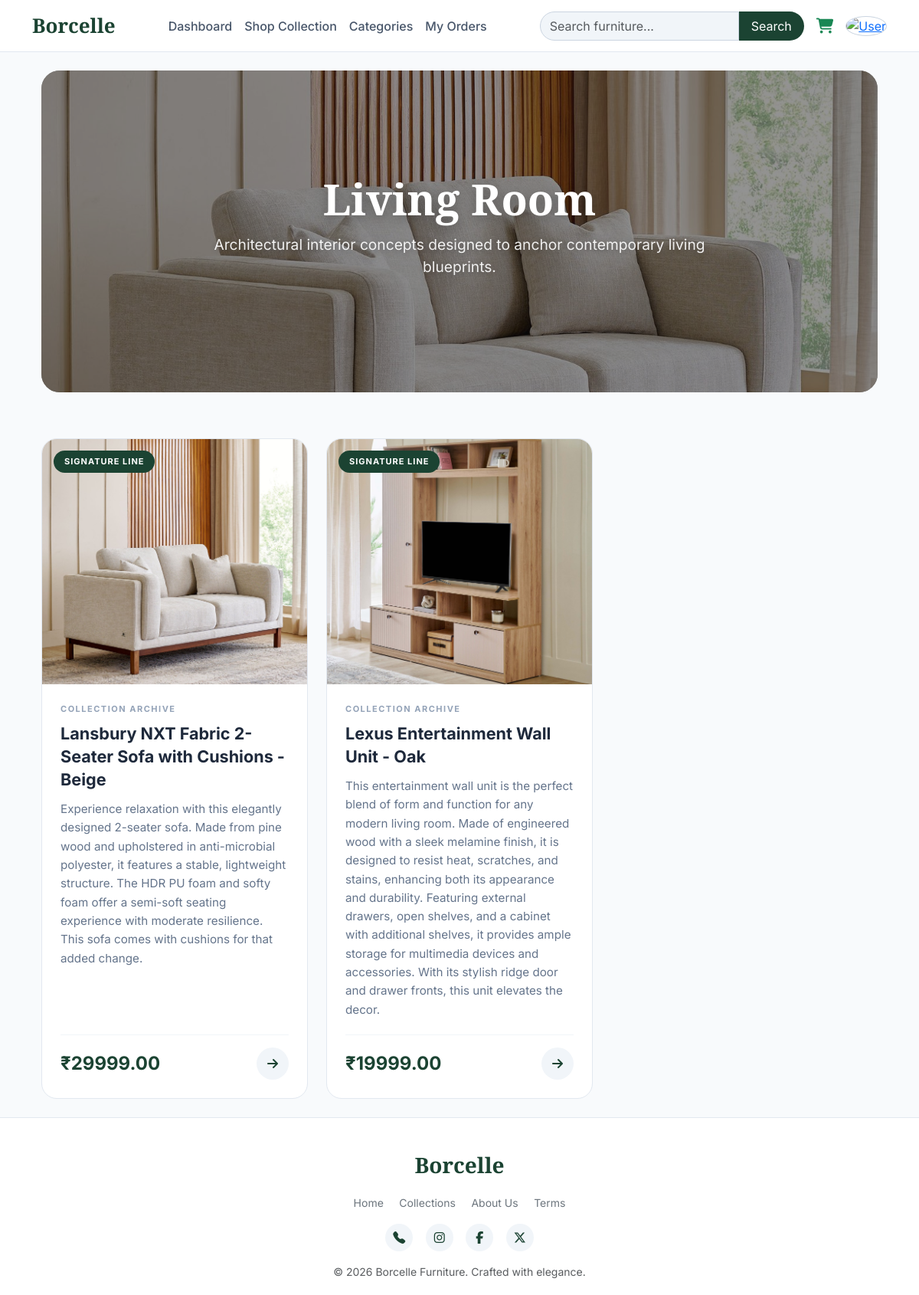
Screenshot of /customer/customer/category/2/Living Room/ (signed in) with the database file from the repository.
### adminApp/models.py (models this page shows)
class Category(models.Model):
    category_id = models.AutoField(primary_key=True)
    category_name = models.CharField(max_length=50)
    category_image = models.ImageField(upload_to='category_image/', null=True, blank=True)

class Product(models.Model):
    ProductId = models.AutoField(primary_key=True)
    ProductName = models.CharField(max_length=200)
    ProductDescription = models.TextField()
    ProductImage = models.ImageField(upload_to='products/', null=True, blank=True)
    ProductPrice = models.DecimalField(max_digits=10, decimal_places=2)
    stock = models.IntegerField(default=0)
    category = models.ForeignKey(Category, on_delete=models.CASCADE, related_name='products')

### customerApp/views.py (the view)
def categoryView(request, category_id, category_name=None):
    category = Category.objects.get(category_id=category_id)
    products = Product.objects.filter(category=category)
    return render(request, 'Customer/categoryView.html', {
        'category': category,
        'products': products
    })

### templates/Customer/categoryView.html (shortened to what this page needs)
{% extends "customerHeader.html" %}
{% block content %}
<div class="container">
    <div class="cat-hero">
        {% if category.category_image %}
            <img src="{{ category.category_image.url }}" class="cat-hero-img" alt="{{ category.category_name }}">
        {% else %}
            <img src="https://images.unsplash.com/photo-1600210492486-724fe5c67fb0?q=80&w=1600" class="cat-hero-img" alt="Ambient Furniture Concept">
        {% endif %}
        <div class="cat-hero-content">
            <h1>{{ category.category_name }}</h1>
            <p>Architectural interior concepts designed to anchor contemporary living blueprints.</p>
        </div>
    </div>
    <div class="row g-4">
        {% for product in products %}
        <div class="col-md-6 col-lg-4">
            <a href="{% url 'productdetails' id=product.ProductId name=product.ProductName %}" class="text-decoration-none">
                <div class="product-card-detailed">
                    <div class="prod-img-wrap">
                        {% if product.ProductImage %}
                            <img src="{{ product.ProductImage.url }}" alt="{{ product.ProductName }}">
                        {% else %}
                            <img src="https://images.unsplash.com/photo-1586023492125-27b2c045efd7?q=80&w=600" alt="Placeholder Asset">
                        {% endif %}
                        <span class="prod-badge">Signature Line</span>
                    </div>
                    <div class="prod-info-detailed">
                        <span class="prod-meta">Collection Archive</span>
                        <h3>{{ product.ProductName }}</h3>
                        <div class="prod-description">
                            {{ product.ProductDescription|default:"A masterfully crafted piece designed for modern architectural elegance and structural comfort." }}
                        </div>
                        <div class="prod-footer">
                            <span class="prod-price">₹{{ product.ProductPrice }}</span>
                            <div class="view-btn"><i class="fa-solid fa-arrow-right"></i></div>
                        </div>
                    </div>
                </div>
            </a>
        </div>
        {% empty %}
        <div class="col-12 text-center py-5">
            <h2 class="text-muted" style="font-family: 'Playfair Display', serif;">No pieces currently listed in this archetype gallery.</h2>
        </div>
        {% endfor %}
    </div>
</div>
{% endblock %}

### templates/customerHeader.html (style rules this page uses)
body { font-family: 'Inter', sans-serif; background: #f8fafc; color: #1e293b; display: flex; flex-direction: column; min-height: 100vh; margin: 0; }

### templates/Customer/categoryView.html (style rules this page uses)
.cat-hero { position: relative; height: 420px; width: 100%; border-radius: 24px; overflow: hidden; margin-bottom: 60px; display: flex; align-items: center; justify-content: center; background-color: #111; }
.cat-hero-img { position: absolute; inset: 0; width: 100%; height: 100%; object-fit: cover; object-position: center; opacity: 0.55; }
.cat-hero-content { position: relative; z-index: 2; text-align: center; color: #fff; max-width: 750px; padding: 0 20px; }
.cat-hero-content h1 { font-family: 'Playfair Display', serif; font-size: 3.5rem; font-weight: 700; margin-bottom: 12px; text-shadow: 0 4px 15px rgba(0,0,0,0.3); }
.cat-hero-content p { font-size: 1.2rem; opacity: 0.9; text-shadow: 0 2px 8px rgba(0,0,0,0.3); }
.product-card-detailed { background: #ffffff; border: 1px solid #e2e8f0; border-radius: 20px; overflow: hidden; display: flex; flex-direction: column; height: 100%; transition: all 0.3s cubic-bezier(0.4, 0, 0.2, 1); }
.prod-img-wrap { width: 100%; height: 320px; overflow: hidden; position: relative; background: #f8fafc; }
.prod-img-wrap img { width: 100%; height: 100%; object-fit: cover; transition: transform 0.5s ease; }
.prod-badge { position: absolute; top: 15px; left: 15px; background: #1b4332; color: #fff; font-size: 11px; font-weight: 700; letter-spacing: 1px; padding: 6px 14px; border-radius: 20px; text-transform: uppercase; }
.prod-info-detailed { padding: 24px; display: flex; flex-direction: column; flex-grow: 1; }
.prod-meta { font-size: 11px; font-weight: 700; color: #94a3b8; letter-spacing: 1.5px; margin-bottom: 8px; text-transform: uppercase; }
.prod-info-detailed h3 { font-size: 1.35rem; font-weight: 700; color: #1e293b; margin-bottom: 12px; line-height: 1.4; }
.prod-description { color: #64748b; font-size: 0.95rem; line-height: 1.6; margin-bottom: 20px; flex-grow: 1; }
.prod-footer { display: flex; justify-content: space-between; align-items: center; border-top: 1px solid #f1f5f9; padding-top: 16px; }
.prod-price { font-size: 1.5rem; font-weight: 700; color: #1b4332; }
.view-btn { width: 42px; height: 42px; border-radius: 50%; background: #f1f5f9; color: #1b4332; display: flex; align-items: center; justify-content: center; transition: all 0.2s ease; }

### rows the page displays
Category: category_image (picture), category_name "Living Room"
Product: ProductImage (picture), ProductName "Lansbury NXT Fabric 2-Seater Sofa with Cushions - Beige", ProductDescription "Experience relaxation with this elegantly designed 2-seater sofa. Made from pine wood and upholstered in anti-microbial polyester, it features a stable, lightweight structure. The HDR PU foam and softy foam offer a semi-soft seating experience with moderate resilience. This sofa comes with cushions for that added change.", ProductPrice "29999.00"
Product: ProductImage (picture), ProductName "Lexus Entertainment Wall Unit - Oak", ProductDescription "This entertainment wall unit is the perfect blend of form and function for any modern living room. Made of engineered wood with a sleek melamine finish, it is designed to resist heat, scratches, and stains, enhancing both its appearance and durability. Featuring external drawers, open shelves, and a cabinet with additional shelves, it provides ample storage for multimedia devices and accessories. With its stylish ridge door and drawer fronts, this unit elevates the decor.", ProductPrice "19999.00"
